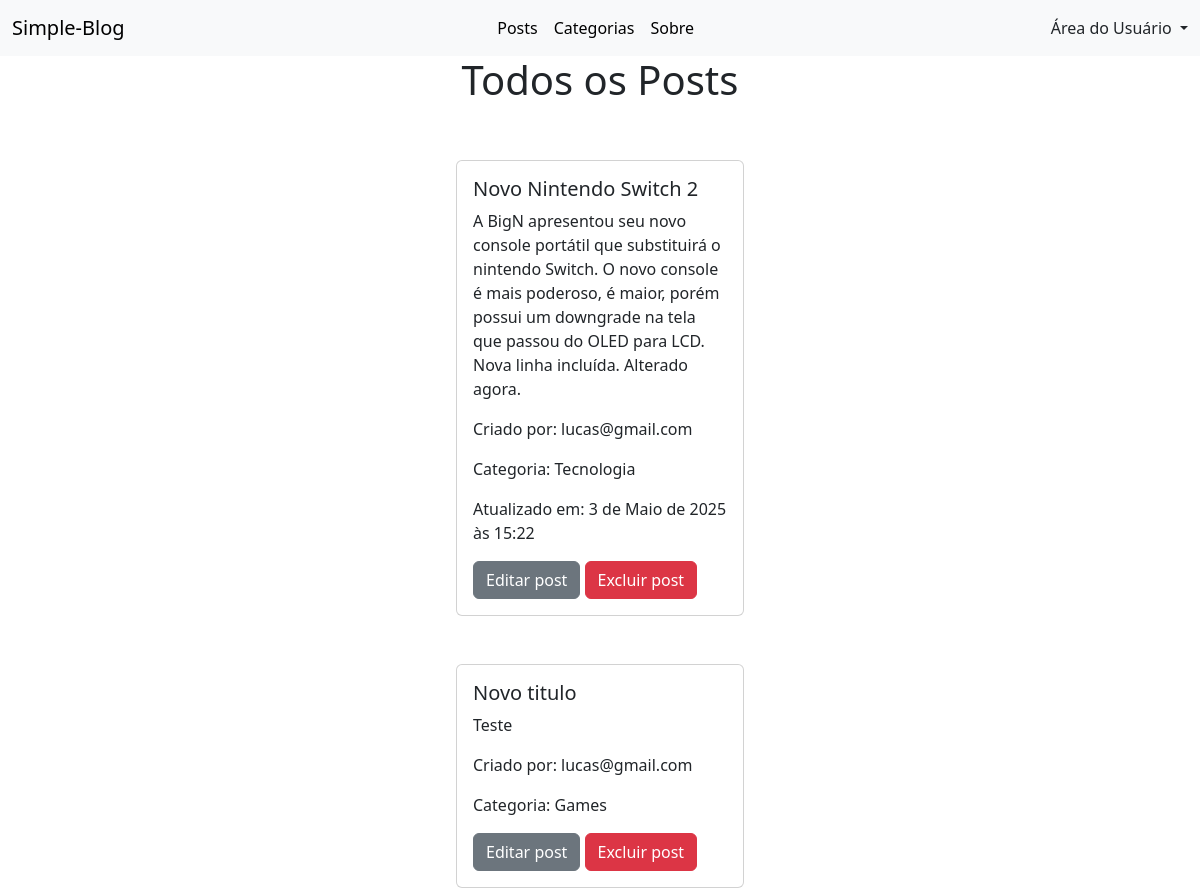
Page /plataform/home/ (signed in) on the earlier database version.
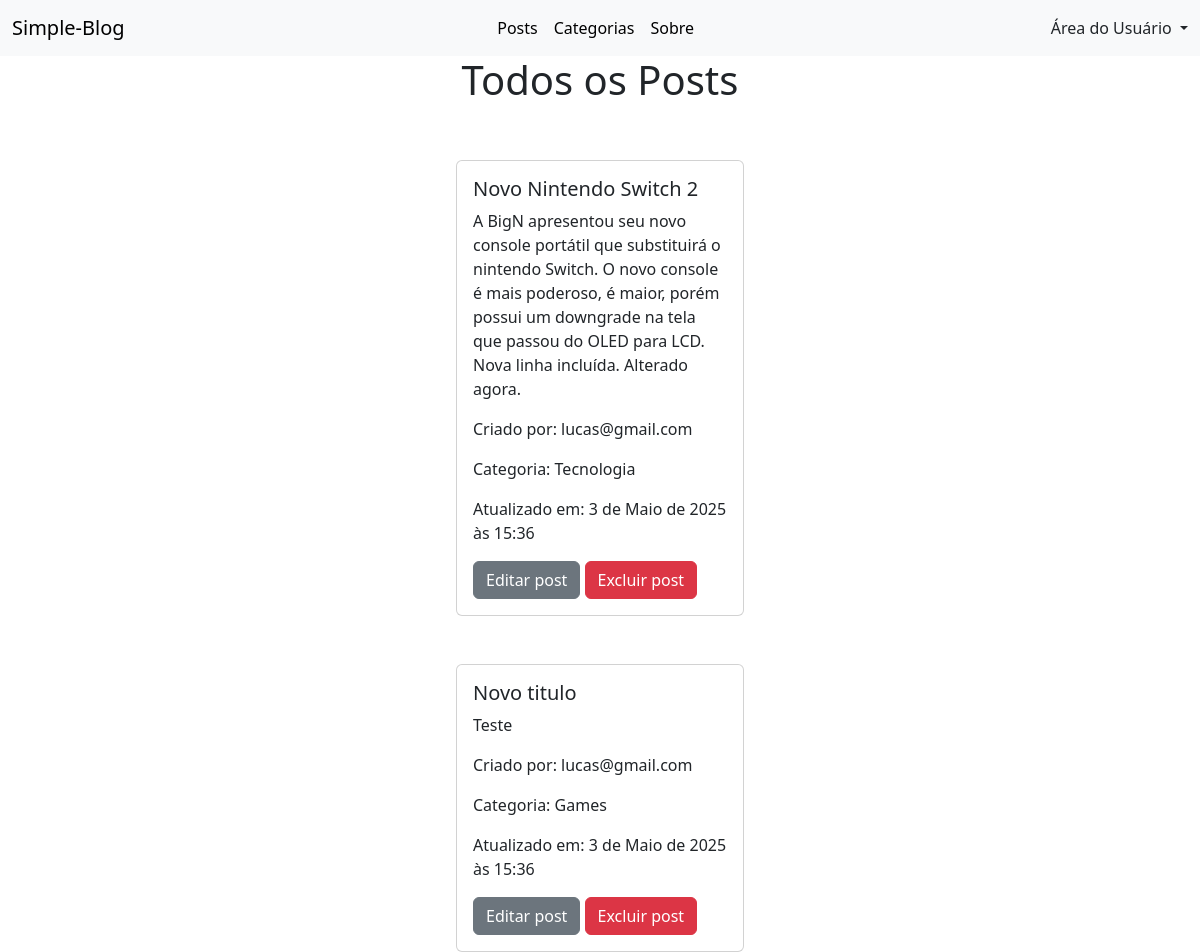
Same page on the later database version.
### posts/models.py (models this page shows, shortened)
class Post(models.Model):
    title = models.CharField(max_length=255)
    content = models.TextField()
    author = models.ForeignKey(CustomUser, on_delete=models.DO_NOTHING)
    created_in = models.DateTimeField()
    updated_in = models.DateTimeField(blank=True, null=True)
    slug = models.SlugField(blank=True, null=True)
    status = models.CharField(max_length=10, choices=StatusEnumPost.choices, default=StatusEnumPost.SKETCH)
    categories = models.ForeignKey(Categories, on_delete=models.DO_NOTHING)

class Categories(models.Model):
    name = models.CharField(max_length=50, unique=True)
    status = models.CharField(max_length=8, choices=StatusEnumCategories.choices, default=StatusEnumCategories.ACTIVE)
    def __str__(self):
        return self.name

### accounts/models.py (models this page shows)
class CustomUser(AbstractBaseUser, PermissionsMixin):
    first_name = models.CharField(max_length=50)
    surname = models.CharField(max_length=120)
    email = models.EmailField(max_length=100, unique=True)
    date_of_birth = models.DateField(blank=True, null=True)
    gender = models.CharField(max_length=10, choices=GenderEnum.choices, blank=True, null=True)
    is_staff = models.BooleanField(default=False)
    is_active = models.BooleanField(default=True)
    date_joined = models.DateTimeField(default=timezone.now)
    objects = CustomUserManager()
    USERNAME_FIELD = 'email'
    REQUIRED_FIELDS = ['first_name', 'surname']

### plataform/views.py (the view)
# urls.py: path('home/', views.home, name='home')
@login_required(login_url='/account/login')
def home(request):
    if request.method == 'GET':
        posts = Post.objects.all()
        return render(request, 'home.html', {'posts': posts})

### plataform/templates/home.html (shortened to what this page needs)
{% extends 'base.html' %}
{% load static %}
{% block content %}
    <div class='container d-flex flex-column align-items-center gap-5'>
        <h1 class='text-center'>Todos os Posts</h1>
        {% for post in posts %}
        <div class="card" style="width: 18rem;">
            <div class="card-body">
              <h5 class="card-title">{{post.title}}</h5>
              <p class="card-text">{{post.content}}</p>
              <p>Criado por: {{post.author}}</p>
              <p>Categoria: {{post.categories}}</p>
              {% if post.updated_in %}
              <p>Atualizado em: {{post.updated_in }}</p>
              {% endif %}
              {% if request.user == post.author %}
                <a href="{% url 'edit_post' post.id %}"><button type="button" class="btn btn-secondary">Editar post</button></a>
                <a href="{% url 'delete_post' post.id %}"><button type="button" class="btn btn-danger">Excluir post</button></a>
              {% endif %}
            </div>
        </div>
        {% endfor %}
    </div>
{% endblock %}

### templates/base.html (shortened to what this page needs)
<!doctype html>
<html lang="pt-br">
  <head>
    <link href="https://cdn.jsdelivr.net/npm/bootstrap@5.3.5/dist/css/bootstrap.min.css" rel="stylesheet">
    <link rel="stylesheet" href="https://cdn.jsdelivr.net/npm/bootstrap-icons@1.11.3/font/bootstrap-icons.min.css">
  </head>
  <body>
    {% if user.is_authenticated %}
      {% include 'partials/navbar.html' %}
    {% endif %}
    {% block content %}
    {% endblock %}
  </body>
</html>

### templates/partials/navbar.html (shortened to what this page needs)
<nav class="navbar navbar-expand-lg bg-body-tertiary">
    <div class="container-fluid d-flex justify-content-between">
      <div>
        <a class="navbar-brand" href="{% url 'home' %}">Simple-Blog</a>
      </div>
      <div>
        <ul class="navbar-nav me-auto mb-2 mb-lg-0">
          <li class="nav-item">
            <a class="nav-link active" aria-current="page" href="#">Posts</a>
          </li>
          <li class="nav-item">
            <a class="nav-link active" href="#">Categorias</a>
          </li>
          <li class="nav-item">
            <a class="nav-link active" href="#">Sobre</a>
          </li>
        </ul>
      </div>
      <div class="dropdown">
        <a class="nav-link dropdown-toggle" href="#" role="button" data-bs-toggle="dropdown" aria-expanded="false">
          Área do Usuário
        </a>
      </div>
    </div>
  </nav>

Differences in the rows shown:
changed Post "Novo Nintendo Switch 2": updated_in "3 de Maio de 2025 às 15:22" → "3 de Maio de 2025 às 15:36"
changed Post "Novo titulo": updated_in (not shown) → "3 de Maio de 2025 às 15:36"
